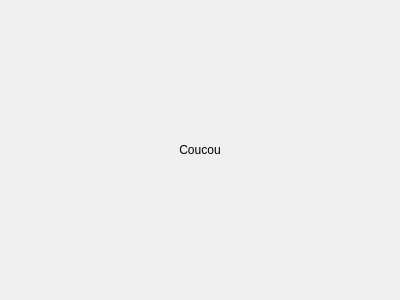
<?xml version="1.0" encoding="UTF-8"?>
<ui version="4.0">
 <class>MainWindow</class>
 <widget class="QMainWindow" name="MainWindow">
  <property name="geometry">
   <rect>
    <x>0</x>
    <y>0</y>
    <width>400</width>
    <height>300</height>
   </rect>
  </property>
  <property name="windowTitle">
   <string>MainWindow</string>
  </property>
  <widget class="QWidget" name="centralWidget">
   <layout class="QHBoxLayout" name="horizontalLayout">
    <item>
     <widget class="QLabel" name="label">
      <property name="text">
       <string>Coucou</string>
      </property>
      <property name="alignment">
       <set>Qt::AlignCenter</set>
      </property>
     </widget>
    </item>
   </layout>
  </widget>
 </widget>
 <layoutdefault spacing="6" margin="11"/>
 <resources/>
 <connections/>
</ui>
